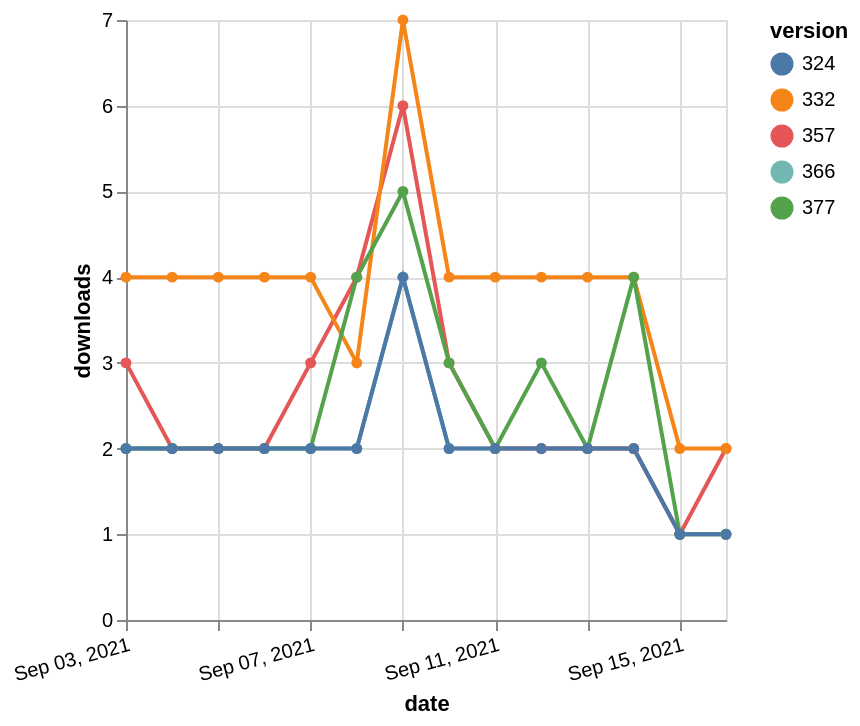

Here is the Vega-Lite specification saved for this chart:
### Vega-Lite specification from a JSON file in a GitHub repository (floating-point values rounded to 4 significant figures)
{"$schema": "https://vega.github.io/schema/vega-lite/v5.json", "description": "A simple bar chart with embedded data.", "data": {"values": [{"date": "2021-09-03", "total": 2318, "delta": 2, "version": "366"}, {"date": "2021-09-04", "total": 2320, "delta": 2, "version": "366"}, {"date": "2021-09-05", "total": 2322, "delta": 2, "version": "366"}, {"date": "2021-09-06", "total": 2324, "delta": 2, "version": "366"}, {"date": "2021-09-07", "total": 2326, "delta": 2, "version": "366"}, {"date": "2021-09-08", "total": 2328, "delta": 2, "version": "366"}, {"date": "2021-09-09", "total": 2332, "delta": 4, "version": "366"}, {"date": "2021-09-10", "total": 2334, "delta": 2, "version": "366"}, {"date": "2021-09-11", "total": 2336, "delta": 2, "version": "366"}, {"date": "2021-09-12", "total": 2338, "delta": 2, "version": "366"}, {"date": "2021-09-13", "total": 2340, "delta": 2, "version": "366"}, {"date": "2021-09-14", "total": 2342, "delta": 2, "version": "366"}, {"date": "2021-09-15", "total": 2343, "delta": 1, "version": "366"}, {"date": "2021-09-16", "total": 2344, "delta": 1, "version": "366"}, {"date": "2021-09-03", "total": 2936, "delta": 3, "version": "357"}, {"date": "2021-09-04", "total": 2938, "delta": 2, "version": "357"}, {"date": "2021-09-05", "total": 2940, "delta": 2, "version": "357"}, {"date": "2021-09-06", "total": 2942, "delta": 2, "version": "357"}, {"date": "2021-09-07", "total": 2945, "delta": 3, "version": "357"}, {"date": "2021-09-08", "total": 2949, "delta": 4, "version": "357"}, {"date": "2021-09-09", "total": 2955, "delta": 6, "version": "357"}, {"date": "2021-09-10", "total": 2958, "delta": 3, "version": "357"}, {"date": "2021-09-11", "total": 2960, "delta": 2, "version": "357"}, {"date": "2021-09-12", "total": 2962, "delta": 2, "version": "357"}, {"date": "2021-09-13", "total": 2964, "delta": 2, "version": "357"}, {"date": "2021-09-14", "total": 2966, "delta": 2, "version": "357"}, {"date": "2021-09-15", "total": 2967, "delta": 1, "version": "357"}, {"date": "2021-09-16", "total": 2969, "delta": 2, "version": "357"}, {"date": "2021-09-03", "total": 4945, "delta": 4, "version": "332"}, {"date": "2021-09-04", "total": 4949, "delta": 4, "version": "332"}, {"date": "2021-09-05", "total": 4953, "delta": 4, "version": "332"}, {"date": "2021-09-06", "total": 4957, "delta": 4, "version": "332"}, {"date": "2021-09-07", "total": 4961, "delta": 4, "version": "332"}, {"date": "2021-09-08", "total": 4964, "delta": 3, "version": "332"}, {"date": "2021-09-09", "total": 4971, "delta": 7, "version": "332"}, {"date": "2021-09-10", "total": 4975, "delta": 4, "version": "332"}, {"date": "2021-09-11", "total": 4979, "delta": 4, "version": "332"}, {"date": "2021-09-12", "total": 4983, "delta": 4, "version": "332"}, {"date": "2021-09-13", "total": 4987, "delta": 4, "version": "332"}, {"date": "2021-09-14", "total": 4991, "delta": 4, "version": "332"}, {"date": "2021-09-15", "total": 4993, "delta": 2, "version": "332"}, {"date": "2021-09-16", "total": 4995, "delta": 2, "version": "332"}, {"date": "2021-09-03", "total": 2121, "delta": 2, "version": "377"}, {"date": "2021-09-04", "total": 2123, "delta": 2, "version": "377"}, {"date": "2021-09-05", "total": 2125, "delta": 2, "version": "377"}, {"date": "2021-09-06", "total": 2127, "delta": 2, "version": "377"}, {"date": "2021-09-07", "total": 2129, "delta": 2, "version": "377"}, {"date": "2021-09-08", "total": 2133, "delta": 4, "version": "377"}, {"date": "2021-09-09", "total": 2138, "delta": 5, "version": "377"}, {"date": "2021-09-10", "total": 2141, "delta": 3, "version": "377"}, {"date": "2021-09-11", "total": 2143, "delta": 2, "version": "377"}, {"date": "2021-09-12", "total": 2146, "delta": 3, "version": "377"}, {"date": "2021-09-13", "total": 2148, "delta": 2, "version": "377"}, {"date": "2021-09-14", "total": 2152, "delta": 4, "version": "377"}, {"date": "2021-09-15", "total": 2153, "delta": 1, "version": "377"}, {"date": "2021-09-16", "total": 2154, "delta": 1, "version": "377"}, {"date": "2021-09-03", "total": 2647, "delta": 2, "version": "324"}, {"date": "2021-09-04", "total": 2649, "delta": 2, "version": "324"}, {"date": "2021-09-05", "total": 2651, "delta": 2, "version": "324"}, {"date": "2021-09-06", "total": 2653, "delta": 2, "version": "324"}, {"date": "2021-09-07", "total": 2655, "delta": 2, "version": "324"}, {"date": "2021-09-08", "total": 2657, "delta": 2, "version": "324"}, {"date": "2021-09-09", "total": 2661, "delta": 4, "version": "324"}, {"date": "2021-09-10", "total": 2663, "delta": 2, "version": "324"}, {"date": "2021-09-11", "total": 2665, "delta": 2, "version": "324"}, {"date": "2021-09-12", "total": 2667, "delta": 2, "version": "324"}, {"date": "2021-09-13", "total": 2669, "delta": 2, "version": "324"}, {"date": "2021-09-14", "total": 2671, "delta": 2, "version": "324"}, {"date": "2021-09-15", "total": 2672, "delta": 1, "version": "324"}, {"date": "2021-09-16", "total": 2673, "delta": 1, "version": "324"}]}, "width": "container", "mark": {"type": "line", "point": {"filled": true}}, "encoding": {"x": {"field": "date", "type": "temporal", "timeUnit": "yearmonthdate", "title": "date", "axis": {"labelAngle": -15}}, "y": {"field": "delta", "type": "quantitative", "title": "downloads"}, "color": {"field": "version", "type": "nominal"}, "tooltip": {"field": "delta"}}}
